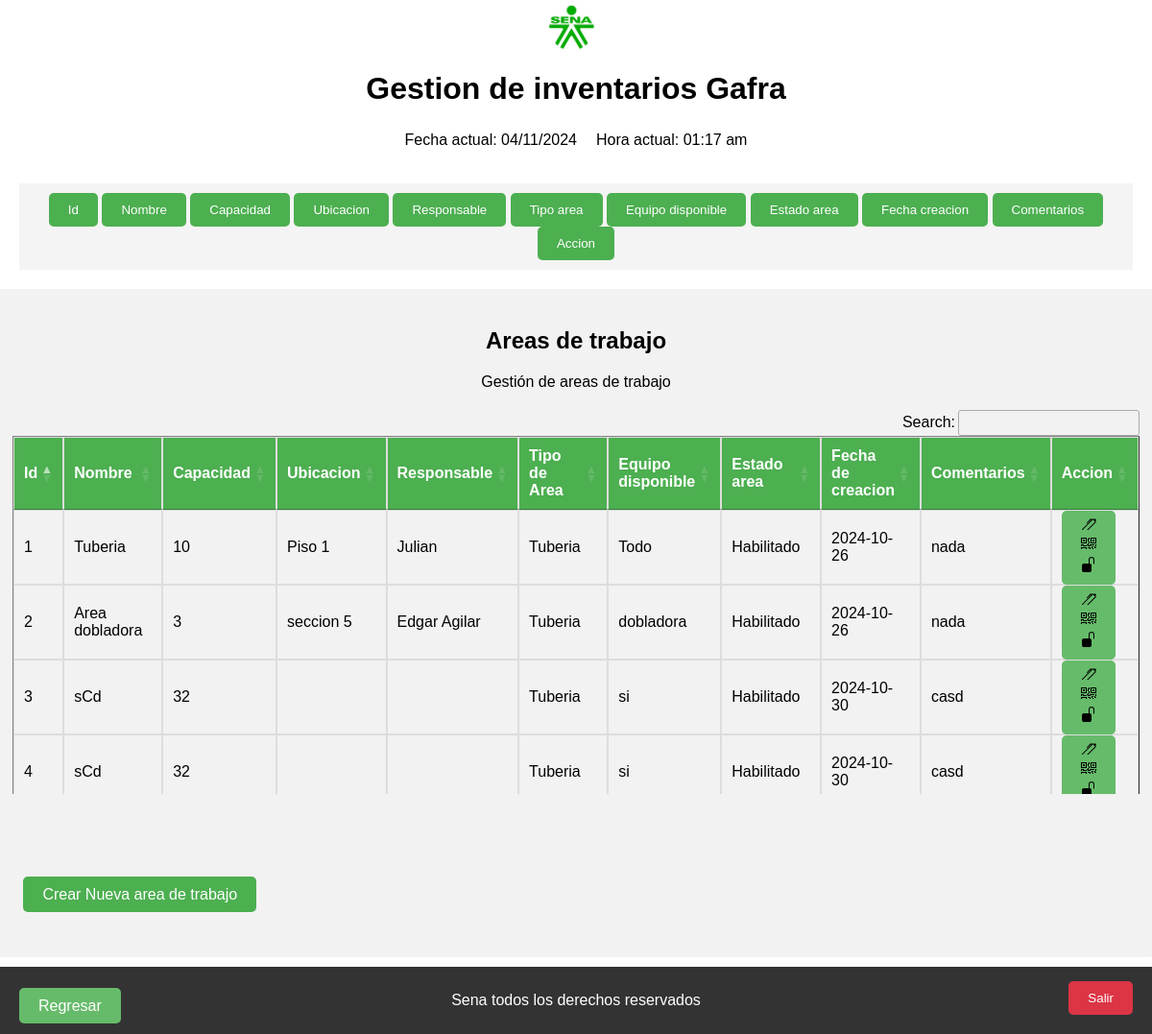
/views/administrador/ambientes/index.php, run on the app's committed database.
### tables this page shows
CREATE TABLE `AreaTrabajo` (
  `id_area` int(11) NOT NULL,
  `nombre_area` varchar(100) NOT NULL,
  `capacidad` int(11) NOT NULL,
  `ubicacion` varchar(255) DEFAULT NULL,
  `responsable` varchar(100) DEFAULT NULL,
  `tipo_area` enum('Tuberia','Ensamble','Corte','Satelite') NOT NULL,
  `equipo_disponible` text DEFAULT NULL,
  `estado_area` varchar(255) NOT NULL,
  `fecha_creacion` date NOT NULL DEFAULT current_timestamp(),
  `comentarios` text DEFAULT NULL
);

### views/administrador/ambientes/index.php (the view, shortened to what this page needs)
<?php
$db = Database::connect();
?>
<!DOCTYPE html>
<html lang="es">
<head>
    <link rel="stylesheet" type="text/css" href="../assets/styles.css">
    <link rel="stylesheet" type="text/css" href="https://cdn.datatables.net/1.12.1/css/jquery.dataTables.css">
    <link rel="stylesheet" type="text/css" href="https://cdn.datatables.net/buttons/2.3.6/css/buttons.dataTables.min.css">
</head>
<body>
    <header>
        <div class="logo-container">
            <img src="../assets/Logo-Sena.jpg" alt="Logo de la empresa" class="logo">
        </div>
        <div class="title">
            <h1>Gestion de inventarios Gafra</h1>
        </div>
        <div class="datetime">
            <?php
            $fechaActual = date("d/m/Y");
            $horaActual = date("h:i a");
            ?>
            <div class="datetime">
                <div class="fecha">
                    <p>Fecha actual: <?php echo $fechaActual; ?></p>
                </div>
                <div class="hora">
                    <p>Hora actual: <?php echo $horaActual; ?></p>
                </div>
            </div>
        </div>
    </header>
    <nav>
        <div>
            <button class="toggle-vis" data-column="0">Id</button>
            <button class="toggle-vis" data-column="1">Nombre</button>
            <button class="toggle-vis" data-column="2">Capacidad</button>
            <button class="toggle-vis" data-column="3">Ubicacion</button>
            <button class="toggle-vis" data-column="4">Responsable</button>
            <button class="toggle-vis" data-column="5">Tipo area</button>
            <button class="toggle-vis" data-column="6">Equipo disponible</button>
            <button class="toggle-vis" data-column="7">Estado area</button>
            <button class="toggle-vis" data-column="8">Fecha creacion</button>
            <button class="toggle-vis" data-column="9">Comentarios</button>
            <button class="toggle-vis" data-column="10">Accion</button>
        </div>
    </nav>
    <section class="ambiente" id="section-ambiente">
        <div class="subtitulo-ambiente">
            <h2>Areas de trabajo</h2>
        </div>
        <div class="descripcion-ambiente">
            <p>Gestión de areas de trabajo</p>
        </div>
        <div class="tabla-ambientes tabla-scroll">
    <table class="table table-striped table-dark table_id" border="1" id="tabla-ambientes">
                <thead>
                    <tr>
                        <th>Id</th>
                        <th>Nombre</th>
                        <th>Capacidad</th>
                        <th>Ubicacion</th>
                        <th>Responsable</th>
                        <th>Tipo de Area</th>
                        <th>Equipo disponible</th>
                        <th>Estado area</th>
                        <th>Fecha de creacion</th>
                        <th>Comentarios</th>
                        <th>Accion</th>
                    </tr>
                </thead>
                <tbody>
                    <?php
                    $query = "SELECT * FROM AreaTrabajo";
                    $result = $db->query($query);
                    if ($result->num_rows > 0) {
                        while ($row = $result->fetch_assoc()) {
                            echo "<tr>";
                            echo "<td>" . $row['id_area'] . "</td>";
                            echo "<td>" . $row['nombre_area'] . "</td>";
                            echo "<td>" . $row['capacidad'] . "</td>";
                            echo "<td>" . $row['ubicacion'] . "</td>";
                            echo "<td>" . $row['responsable'] . "</td>";
                            echo "<td>" . $row['tipo_area'] . "</td>";
                            echo "<td>" . $row['equipo_disponible'] . "</td>";
                            echo "<td>" . $row['estado_area'] . "</td>";
                            echo "<td>" . $row['fecha_creacion'] . "</td>";
                            echo "<td>" . $row['comentarios'] . "</td>";
                            echo "<td>";
                            if ($row['estado_area'] !== 'Inhabilitado') {
                                $url_update = '/dashboard/gestion%20de%20ambientes/admin/updateAreaTrabajo/';
                                echo "<a href='" . $url_update . $row['id_area'] . "' class='boton-modificar'><img src='../assets/editar.svg'></a>";
                                $url_update = '/dashboard/gestion%20de%20ambientes/admin/generateQR/';
                                echo "<a href='" . $url_update . $row['id_area'] . "' class='boton-generar-qr' boton-accion ><img src='../assets/qr-code.svg'></a>";
                            } else {
                                echo "<a href='#' onclick='confirmarHabilitar(" . $row['id_area'] . ")' class='boton-habilitar boton-accion'><img src='../assets/habilitar.svg'></a>";
                            }
                            if ($row['estado_area'] !== 'Inhabilitado') {
                                echo "<a href='#' onclick='confirmarInhabilitar(" . $row['id_area'] . ")' class='boton-inhabilitar boton-accion'><img src='../assets/inhabilitar1.svg'></a>";
                            }
                            echo "</td>";
                            echo "</tr>";
                        }
                    } else {
                        echo "<tr><td colspan='11'>No hay registros</td></tr>";
                    }
                    ?>
                </tbody>
            </table>
        </div>
        <div class="filtro-y-crear">
            <div class="crear-area">
                <?php
                $url_create = '/dashboard/gestion%20de%20ambientes/admin/createAreaTrabajo/';
                ?>
                <ul>
                    <li><a href="<?php echo $url_create; ?>" id="btn-create">Crear Nueva area de trabajo</a></li>
                </ul>
            </div>
        </div>
        <div class="regresar">
            <?php
            $url_regresar = 'home';
            ?>
            <a href="<?php echo $url_regresar; ?>"class="button boton-centrado" id="btn-regresar">Regresar</a>
        </div>
        <div class="salir">
            <button id="btn_salir">Salir</button>
        </div>
    </section>
    <footer>
        <p>Sena todos los derechos reservados</p>
    </footer>
</body>
</html>

### assets/styles.css (style rules this page uses)
body { margin: 5px 0 0 0; padding: 0; display: flex; flex-direction: column; align-items: center; justify-content: center; min-height: 100vh; font-family: Arial, sans-serif; }
header { display: flex; flex-direction: column; align-items: center; justify-content: space-between; margin-bottom: 20px; }
header h1 { margin-bottom: 10px; }
.logo-container { display: flex; align-items: center; margin-right: 10px; }
.logo { width: 50px; height: auto; }
nav { background-color: #f4f4f4; padding: 10px 0; text-align: center; margin-bottom: 20px; width: calc(100% - 40px); max-width: 1200px; margin-left: auto; margin-right: auto; }
.datetime { display: flex; justify-content: space-between; margin-bottom: 0px; }
.datetime .fecha { margin-right: 10px; }
.datetime .hora { margin-left: 10px; }
footer { position: fixed; bottom: 0; left: 0; width: 100%; background-color: #333; color: #fff; text-align: center; padding: 10px 0; }
.ambiente { background-color: #f2f2f2; padding: 20px; border-radius: 10px; margin: 0px; margin-bottom: 80px; max-width: 1200px; }
.subtitulo-ambiente { text-align: center; margin-bottom: 20px; }
.descripcion-ambiente { text-align: center; margin-bottom: 20px; }
.tabla-ambientes { max-height: 400px; overflow-y: auto; margin-bottom: 80px; }
.tabla-ambientes table { width: 100%; border-collapse: collapse; }
.tabla-ambientes th, .tabla-ambientes td { padding: 8px; border: 1px solid #ddd; text-align: left; }
.tabla-ambientes th { background-color: #4CAF50; color: white; }
.tabla-ambientes tr:nth-child(even) { background-color: #f2f2f2; }
.boton-modificar, .boton-generar-qr, .boton-habilitar, .boton-inhabilitar, .boton-centrado { background-color: #66BB6A; color: white; padding: 10px 20px; border: none; border-radius: 5px; text-decoration: none; }
.salir { position: fixed; bottom: 20px; right: 20px; z-index: 1; }
#btn_salir { background-color: #dc3545; color: white; padding: 10px 20px; border: none; border-radius: 5px; cursor: pointer; }
.regresar { position: fixed; bottom: 20px; left: 20px; z-index: 1; }
.filtro-y-crear { display: flex; align-items: center; justify-content: space-between; margin-bottom: 20px; width: calc(100% - 40px); max-width: 1200px; margin-left: auto; margin-right: auto; }
button { background-color: #4CAF50; color: white; padding: 10px 20px; border: none; border-radius: 5px; cursor: pointer; transition: background-color 0.3s; }
#btn-create { background-color: #4CAF50; color: white; padding: 10px 20px; border: none; border-radius: 5px; text-decoration: none; cursor: pointer; transition: background-color 0.3s; margin-left: -20%; }

### data on the page
areatrabajo: id_area "1", nombre_area "Tuberia", capacidad "10", ubicacion "Piso 1", responsable "Julian", tipo_area "Tuberia", equipo_disponible "Todo", estado_area "Habilitado", fecha_creacion "2024-10-26", comentarios "nada"
areatrabajo: id_area "2", nombre_area "Area dobladora", capacidad "3", ubicacion "seccion 5", responsable "Edgar Agilar", tipo_area "Tuberia", equipo_disponible "dobladora", estado_area "Habilitado", fecha_creacion "2024-10-26", comentarios "nada"
areatrabajo: id_area "3", nombre_area "sCd", capacidad "32", tipo_area "Tuberia", equipo_disponible "si", estado_area "Habilitado", fecha_creacion "2024-10-30", comentarios "casd"
areatrabajo: id_area "4", nombre_area "sCd", capacidad "32", tipo_area "Tuberia", equipo_disponible "si", estado_area "Habilitado", fecha_creacion "2024-10-30", comentarios "casd"
